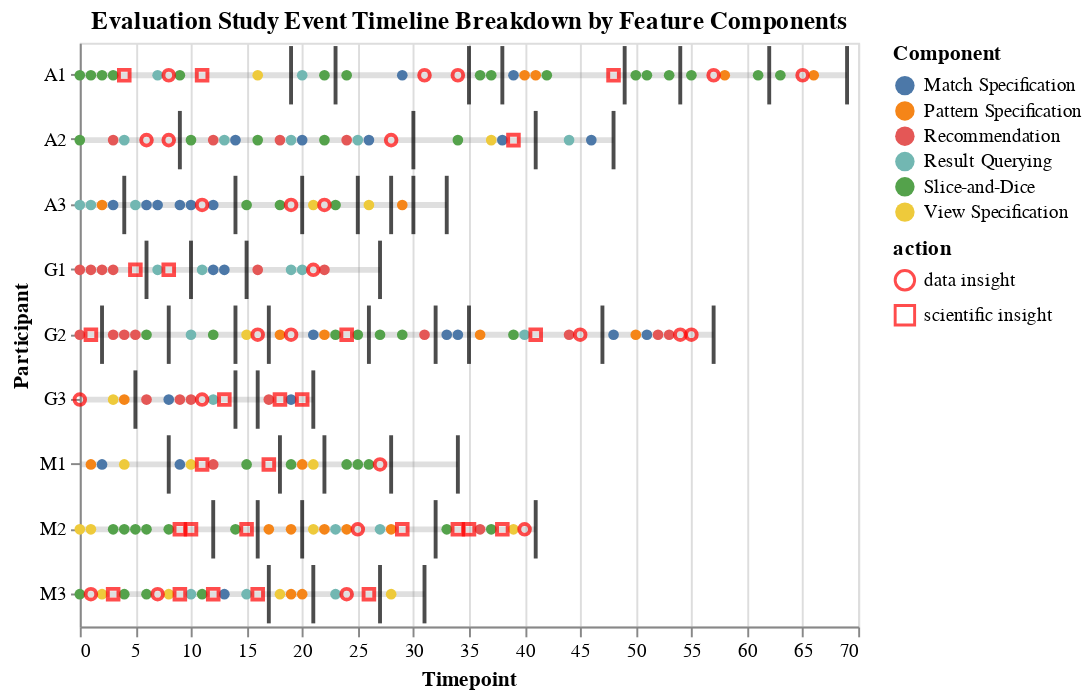

This figure's notebook cell:
### Code cell
chart = guide+component_chart+ break_chart + insight_chart
chart.title="Evaluation Study Event Timeline Breakdown by Feature Components"
chart

### Figure 1 — Vega-Lite specification as saved in the notebook (floating-point values rounded to 4 significant figures; data arrays with more than 128 entries replaced by an {"elided": "..."} marker saying what was removed)
{"$schema": "https://vega.github.io/schema/vega-lite/v2.6.0.json", "config": {"view": {"height": 300, "width": 400}}, "datasets": {"data-06beb8aad454cd04a9e4c8158c3c9aaa": {"elided": "156 records"}, "data-16a1bbe20c9eb0a7009acd98e4d558ea": [{"t": 69, "user": "A1"}, {"t": 48, "user": "A2"}, {"t": 33, "user": "A3"}, {"t": 27, "user": "G1"}, {"t": 57, "user": "G2"}, {"t": 21, "user": "G3"}, {"t": 34, "user": "M1"}, {"t": 41, "user": "M2"}, {"t": 31, "user": "M3"}], "data-37a36f38c40d5a57d4bd1e4da3ff65dd": [{"action": "BR", "t": 2, "user": "G2"}, {"action": "BR", "t": 4, "user": "A3"}, {"action": "BR", "t": 5, "user": "G3"}, {"action": "BR", "t": 6, "user": "G1"}, {"action": "BR", "t": 8, "user": "G2"}, {"action": "BR", "t": 8, "user": "M1"}, {"action": "BR", "t": 9, "user": "A2"}, {"action": "BR", "t": 10, "user": "G1"}, {"action": "BR", "t": 12, "user": "M2"}, {"action": "BR", "t": 14, "user": "A3"}, {"action": "BR", "t": 14, "user": "G2"}, {"action": "BR", "t": 14, "user": "G3"}, {"action": "BR", "t": 15, "user": "G1"}, {"action": "BR", "t": 16, "user": "G3"}, {"action": "BR", "t": 16, "user": "M2"}, {"action": "BR", "t": 17, "user": "G2"}, {"action": "BR", "t": 17, "user": "M3"}, {"action": "BR", "t": 18, "user": "M1"}, {"action": "BR", "t": 19, "user": "A1"}, {"action": "BR", "t": 20, "user": "A3"}, {"action": "BR", "t": 20, "user": "M2"}, {"action": "BR", "t": 21, "user": "G3"}, {"action": "BR", "t": 21, "user": "M3"}, {"action": "BR", "t": 22, "user": "M1"}, {"action": "BR", "t": 23, "user": "A1"}, {"action": "BR", "t": 25, "user": "A3"}, {"action": "BR", "t": 26, "user": "G2"}, {"action": "BR", "t": 27, "user": "G1"}, {"action": "BR", "t": 27, "user": "M3"}, {"action": "BR", "t": 28, "user": "A3"}, {"action": "BR", "t": 28, "user": "M1"}, {"action": "BR", "t": 30, "user": "A2"}, {"action": "BR", "t": 30, "user": "A3"}, {"action": "BR", "t": 31, "user": "M3"}, {"action": "BR", "t": 32, "user": "G2"}, {"action": "BR", "t": 32, "user": "M2"}, {"action": "BR", "t": 33, "user": "A3"}, {"action": "BR", "t": 34, "user": "M1"}, {"action": "BR", "t": 35, "user": "A1"}, {"action": "BR", "t": 35, "user": "G2"}, {"action": "BR", "t": 38, "user": "A1"}, {"action": "BR", "t": 41, "user": "A2"}, {"action": "BR", "t": 41, "user": "M2"}, {"action": "BR", "t": 47, "user": "G2"}, {"action": "BR", "t": 48, "user": "A2"}, {"action": "BR", "t": 49, "user": "A1"}, {"action": "BR", "t": 54, "user": "A1"}, {"action": "BR", "t": 57, "user": "G2"}, {"action": "BR", "t": 62, "user": "A1"}, {"action": "BR", "t": 69, "user": "A1"}], "data-ae9aad36e5434c34dca00ee24f80aad6": [{"action": "data insight", "t": 0, "user": "G3"}, {"action": "scientific insight", "t": 1, "user": "G2"}, {"action": "data insight", "t": 1, "user": "M3"}, {"action": "scientific insight", "t": 3, "user": "M3"}, {"action": "scientific insight", "t": 4, "user": "A1"}, {"action": "scientific insight", "t": 5, "user": "G1"}, {"action": "data insight", "t": 6, "user": "A2"}, {"action": "data insight", "t": 7, "user": "M3"}, {"action": "data insight", "t": 8, "user": "A1"}, {"action": "data insight", "t": 8, "user": "A2"}, {"action": "scientific insight", "t": 8, "user": "G1"}, {"action": "scientific insight", "t": 9, "user": "M2"}, {"action": "scientific insight", "t": 9, "user": "M3"}, {"action": "scientific insight", "t": 10, "user": "M2"}, {"action": "scientific insight", "t": 11, "user": "A1"}, {"action": "data insight", "t": 11, "user": "A3"}, {"action": "data insight", "t": 11, "user": "G3"}, {"action": "scientific insight", "t": 11, "user": "M1"}, {"action": "scientific insight", "t": 12, "user": "M3"}, {"action": "scientific insight", "t": 13, "user": "G3"}, {"action": "scientific insight", "t": 15, "user": "M2"}, {"action": "data insight", "t": 16, "user": "G2"}, {"action": "scientific insight", "t": 16, "user": "M3"}, {"action": "scientific insight", "t": 17, "user": "M1"}, {"action": "scientific insight", "t": 18, "user": "G3"}, {"action": "data insight", "t": 19, "user": "A3"}, {"action": "data insight", "t": 19, "user": "G2"}, {"action": "scientific insight", "t": 20, "user": "G3"}, {"action": "data insight", "t": 21, "user": "G1"}, {"action": "data insight", "t": 22, "user": "A3"}, {"action": "scientific insight", "t": 24, "user": "G2"}, {"action": "data insight", "t": 24, "user": "M3"}, {"action": "data insight", "t": 25, "user": "M2"}, {"action": "scientific insight", "t": 26, "user": "M3"}, {"action": "data insight", "t": 27, "user": "M1"}, {"action": "data insight", "t": 28, "user": "A2"}, {"action": "scientific insight", "t": 29, "user": "M2"}, {"action": "data insight", "t": 31, "user": "A1"}, {"action": "data insight", "t": 34, "user": "A1"}, {"action": "scientific insight", "t": 34, "user": "M2"}, {"action": "scientific insight", "t": 35, "user": "M2"}, {"action": "scientific insight", "t": 38, "user": "M2"}, {"action": "scientific insight", "t": 39, "user": "A2"}, {"action": "data insight", "t": 40, "user": "M2"}, {"action": "scientific insight", "t": 41, "user": "G2"}, {"action": "data insight", "t": 45, "user": "G2"}, {"action": "scientific insight", "t": 48, "user": "A1"}, {"action": "data insight", "t": 54, "user": "G2"}, {"action": "data insight", "t": 55, "user": "G2"}, {"action": "data insight", "t": 57, "user": "A1"}, {"action": "data insight", "t": 65, "user": "A1"}]}, "layer": [{"data": {"name": "data-16a1bbe20c9eb0a7009acd98e4d558ea"}, "encoding": {"x": {"aggregate": "sum", "field": "t", "title": "Timepoint", "type": "quantitative"}, "y": {"field": "user", "type": "nominal"}}, "mark": {"color": "gray", "opacity": 0.25, "size": 3, "type": "bar"}}, {"data": {"name": "data-06beb8aad454cd04a9e4c8158c3c9aaa"}, "encoding": {"color": {"field": "component", "title": "Component", "type": "nominal"}, "x": {"field": "t", "type": "quantitative"}, "y": {"field": "user", "type": "nominal"}}, "mark": {"opacity": 1, "type": "circle"}}, {"data": {"name": "data-37a36f38c40d5a57d4bd1e4da3ff65dd"}, "encoding": {"x": {"field": "t", "type": "quantitative"}, "y": {"field": "user", "type": "nominal"}}, "mark": {"color": "black", "thickness": 2, "type": "tick"}}, {"data": {"name": "data-ae9aad36e5434c34dca00ee24f80aad6"}, "encoding": {"shape": {"field": "action", "type": "nominal"}, "x": {"field": "t", "title": "Timepoint", "type": "quantitative"}, "y": {"field": "user", "title": "Participant", "type": "nominal"}}, "mark": {"color": "red", "shape": "diamond", "type": "point"}}], "title": "Evaluation Study Event Timeline Breakdown by Feature Components"}
